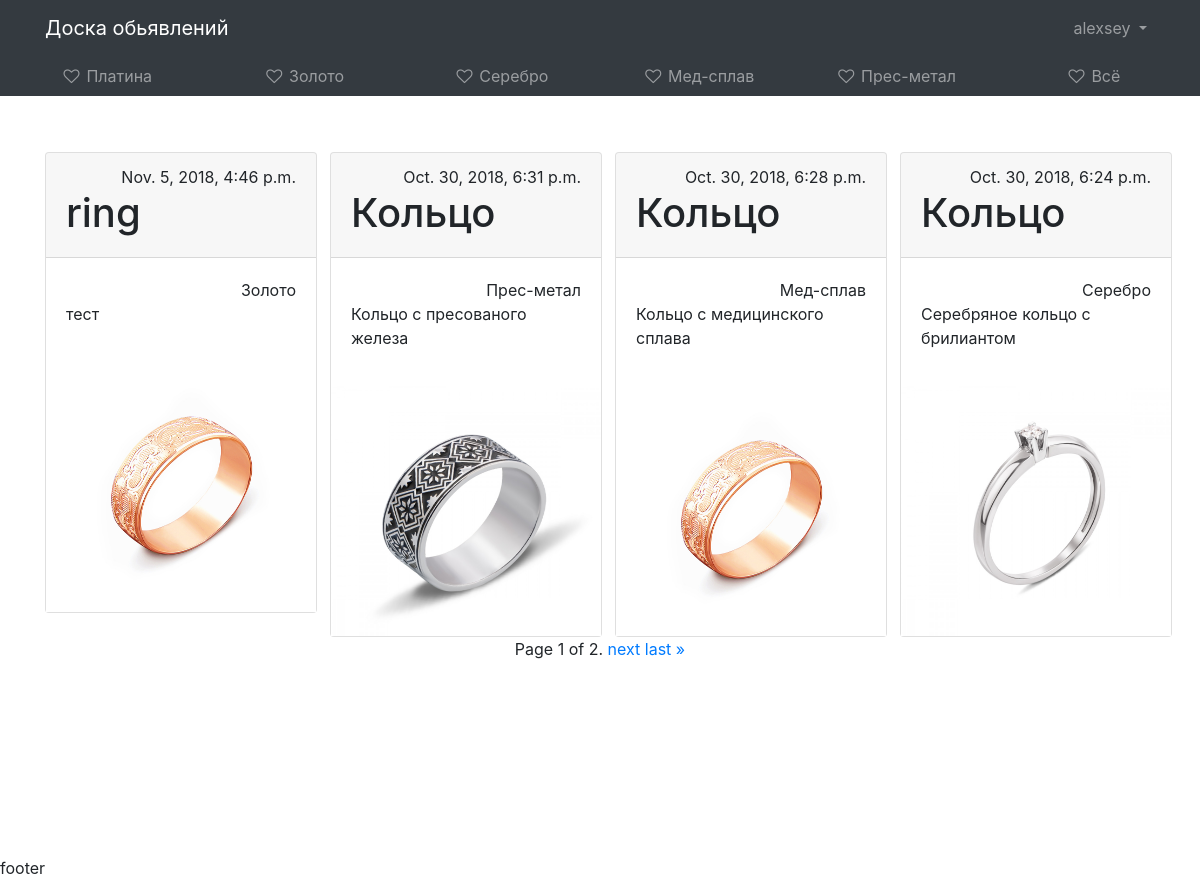
/all/ (signed in), run on the app's committed database.
### core/models.py (models this page shows, shortened)
class Category(models.Model):
    category_name = models.CharField(max_length = 20, blank=False, verbose_name=u'category name')

class Product(models.Model):
    DELETED = 0
    TO_MODERETION = 1
    ACTIVE = 2
    MODERATING = (
        (DELETED, 'Deleted'),
        (TO_MODERETION, 'To moderation'),
        (ACTIVE, 'Active')
    )
    STANDART = 0
    VIP = 1
    TO_VIP = (
        (STANDART, 'Standart'),
        (VIP, 'VIP')
    )
    VIP_MODER = (
        (STANDART, 'No VIP'),
        (VIP, 'Want VIP')
    )
    product_user = models.ForeignKey(User, on_delete=models.CASCADE, verbose_name=u'user', default='')
    product_category = models.ForeignKey('Category', on_delete=models.DO_NOTHING, verbose_name=u'category', related_name='product')
    product_name = models.CharField(max_length=20, blank=False, verbose_name=u'name')
    product_image = models.ImageField(verbose_name=u'foto', default='images/No-image.jpg')
    product_info = models.TextField(verbose_name=u'info')
    product_price = models.PositiveIntegerField(verbose_name=u'price')
    product_status = models.IntegerField(choices=MODERATING, default=TO_MODERETION, verbose_name=u'status')
    product_vip = models.IntegerField(choices=TO_VIP, default=STANDART, verbose_name=u'VIP status')
    product_vip_moderation = models.IntegerField(choices=VIP_MODER, default=STANDART, verbose_name=u'VIP moderation')
    product_datatime_creation = models.DateTimeField(verbose_name=u'Created', auto_now_add=True)

### core/views.py (the view)
# urls.py: path('all/', views.AllListView.as_view(), name='all'),
class AllListView(ListViewMixin, View):
    template_name = 'core/home.html'
    def get(self, request):
        return super().get(request=request)

### core/mixinviews.py (called while the page is built)
    def get(self, request, **kwargs):
        context = {}
        context['category'] = Category.objects.all()
        context['product'] = Paginator(
            get_list_or_404(
                Product.objects.order_by('-product_datatime_creation').all(), **kwargs
            ), self.paginete_by
        ).get_page(request.GET.get('page'))
        return render(request, template_name='core/home.html', context=context)

### templates/core/home.html (shortened to what this page needs)
{% extends 'base.html' %}
{% load staticfiles %}
{% block content %}
<div class="container">
<div class="row">
{% for item in product %}
  <div class="col col-md-6 col-lg-4 col-xl-3 mt-5">
    <div class="card" id="card">
        <div class="card-header">
            <div class="text-right">
                <p1>{{ item.product_datatime_creation }}</p1>
            </div>
        <h1>{{ item.product_name }}</h1>
        </div>
      <div class="card-body">
          <div class="text-right">
              {{ item.product_category.category_name }}
          </div>
          <p>{{ item.product_info }}</p>
      </div>
        <img src="{{ item.product_image.url }}" alt="..." onclick="location.href='{% url 'detail' pid=item.id %}'" height="250">
    </div>
  </div>
{% endfor %}
</div>
</div>
<div class="pagination">
    <span class="step-links">
        <span class="current">
            Page {{ product.number }} of {{ product.paginator.num_pages }}.
        </span>
        {% if product.has_next %}
            <a href="?page={{ product.next_page_number }}">next</a>
            <a href="?page={{ product.paginator.num_pages }}">last &raquo;</a>
        {% endif %}
    </span>
</div>
{% endblock %}

### templates/base.html (shortened to what this page needs)
{% load staticfiles %}
<html lang="en">
<head>
    <link rel="stylesheet" href="https://stackpath.bootstrapcdn.com/bootstrap/4.1.3/css/bootstrap.min.css">
    <link rel="stylesheet" href="https://cdnjs.cloudflare.com/ajax/libs/font-awesome/4.7.0/css/font-awesome.css">
    <link rel="stylesheet" href="{% static '/css/style.css' %}">
</head>
<body>
{% include 'header.html' %}
{% block sidebar %}
<div class="container-fluid h-100">
    <div class="row d-flex flex-row">
        <aside class="col-1 col-md-2 col-lg-12 h-md-100 p-0 bg-dark top">
            <nav class="navbar navbar-expand navbar-dark bg-dark p-0 px-lg-2">
                <div class="collapse navbar-collapse">
                    <ul class="flex-column flex-lg-row navbar-nav w-100 justify-content-center align-items-center align-items-sm-start text-left text-lg-center">
                        {% for item in category %}
                        <li class="nav-item w-100">
                            <a class="nav-link text-truncate" href="{% url 'category' pid=item.id %}"><i class="fa fa-heart-o fa-fw"></i> <span class="d-none d-md-inline">{{ item.category_name }}</span></a>
                        </li>
                        {% endfor %}
                        <li class="nav-item w-100">
                            <a class="nav-link text-truncate" href="{% url 'all' %}"><i class="fa fa-heart-o fa-fw"></i> <span class="d-none d-md-inline">Всё</span></a>
                        </li>
                    </ul>
                </div>
            </nav>
        </aside>
        <main class="col-11 col-md-10 col-lg-12 bg-faded py-2">
            {% endblock %}
            {% block content %}{% endblock %}
        </main>
    </div>
</div>
<div>
    {% include 'footer.html' %}
</div>
</body>
</html>

### templates/header.html (shortened to what this page needs)
{% load staticfiles %}
<nav class="navbar navbar-expand-sm navbar-dark bg-dark">
    <div class="container">
        <a class="navbar-brand" href="{% url 'home' %}">Доска обьявлений</a>
        <div class="collapse navbar-collapse" id="mainMenu">
            {% if user.is_authenticated %}
            <ul class="navbar-nav ml-auto">
                <li class="nav-item dropdown">
                    <a class="nav-link dropdown-toggle" href="#" id="userMenu" data-toggle="dropdown" aria-haspopup="true" aria-expanded="false">
                        {{user.username}}
                    </a>
                </li>
            </ul>
            {% else %}
            <form class="form-inline ml-auto">
                <a href="{% url 'sign-in' %}" class="btn btn-outline-secondary">Войти</a>
                <a href="{% url 'sign-up' %}" class="btn btn-primary ml-2">Зарегистрироваться</a>
            </form>
            {% endif %}
        </div>
    </div>
</nav>

### static/css/style.css (style rules this page uses)
#card { width: 17rem; }
.pagination { justify-content: center; }

### data on the page
Category: category_name "Платина"
Category: category_name "Золото"
Category: category_name "Серебро"
Category: category_name "Мед-сплав"
Category: category_name "Прес-метал"
Product: product_datatime_creation "Nov. 5, 2018, 4:46 p.m.", product_name "ring", product_category.category_name "Золото", product_info "тест", product_image (picture)
Product: product_datatime_creation "Oct. 30, 2018, 6:31 p.m.", product_name "Кольцо", product_category.category_name "Прес-метал", product_info "Кольцо с пресованого железа", product_image (picture)
Product: product_datatime_creation "Oct. 30, 2018, 6:28 p.m.", product_name "Кольцо", product_category.category_name "Мед-сплав", product_info "Кольцо с медицинского сплава", product_image (picture)
Product: product_datatime_creation "Oct. 30, 2018, 6:24 p.m.", product_name "Кольцо", product_category.category_name "Серебро", product_info "Серебряное кольцо с брилиантом", product_image (picture)

### other printed values
{{ user.username }} "alexsey"
{{ product.number }} "1"
{{ product.paginator.num_pages }} "2"
